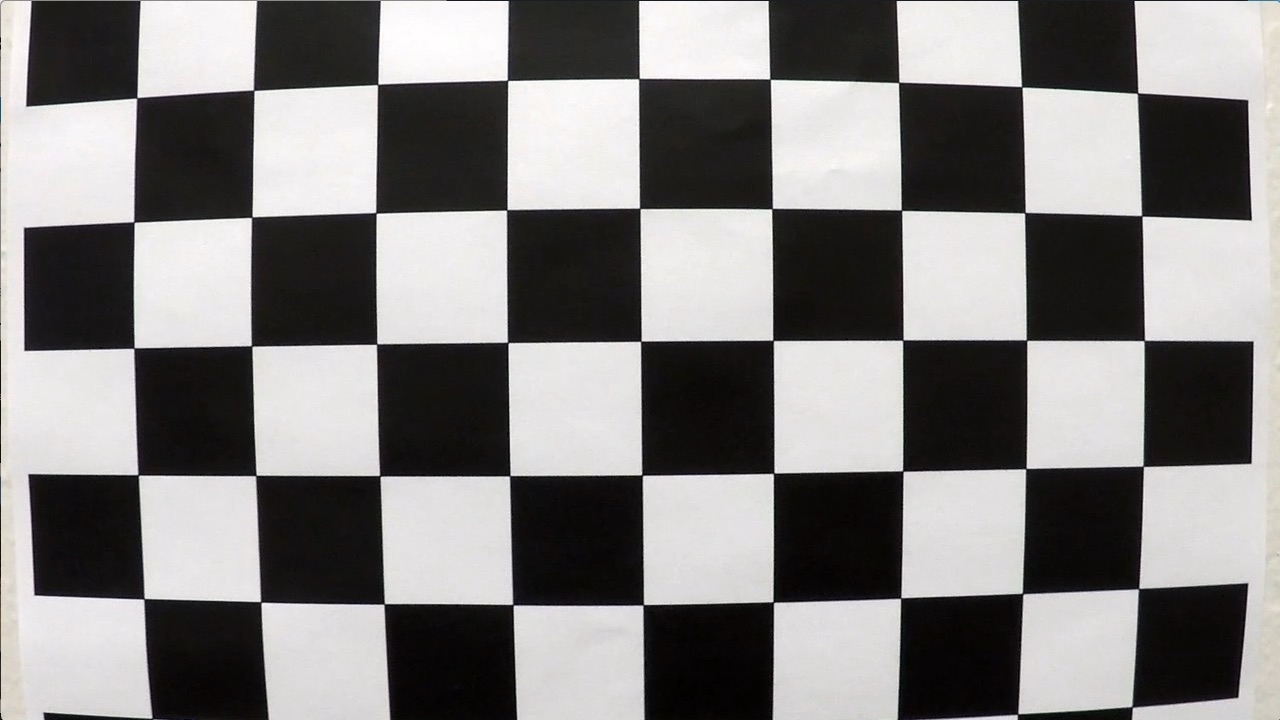
#> input picture camera_cal/calibration1.jpg, 1280 x 720 px
$ python test_single_image.py   (older library calls are emulated)
#> lines starting #> are read from the running program, lines starting #| are printed output that depends on the picture; after the words box and inside, x2 and y2 are one past the last pixel; in counts of white or black regions, pixels touching at a corner belong together
### camera_calibration.py
import platform
import glob
import numpy as np
import cv2


class CameraCalibration():
    def __init__(self, images_path):
        self.intrinsic_mat = None
        self.dist_paras = None
        self.image_paths = glob.glob(images_path + '*.jpg')

    def calibrate(self):
        objp = np.zeros((6 * 9, 3), np.float32)
        objp[:, :2] = np.mgrid[0:9, 0:6].T.reshape(-1, 2)

        object_points = []
        img_points = []

        for idx, img_path in enumerate(self.image_paths):
            img = cv2.imread(img_path)
#> img is the input picture: shape (720, 1280, 3); mean B, G, R 127.8, 128.4, 130.1
            gray = cv2.cvtColor(img, cv2.COLOR_BGR2GRAY)

            # find corners
            ret, corners = cv2.findChessboardCorners(gray, (9, 6), None)
#> ret = False; corners = None

            if ret is True:
                object_points.append(objp)
                img_points.append(corners)

                cv2.drawChessboardCorners(img, (9, 6), corners, ret)
                if platform.system() == 'Windows':
                    write_name = './output_images/draw_' + img_path[img_path.rfind('\\') + 1:]
                else:
                    write_name = './output_images/draw_' + img_path[img_path.rfind('/') + 1:]
                cv2.imwrite(write_name, img)
#> pass 2 of the loop in calibrate, `for idx, img_path in enumerate(self.image_paths):`:
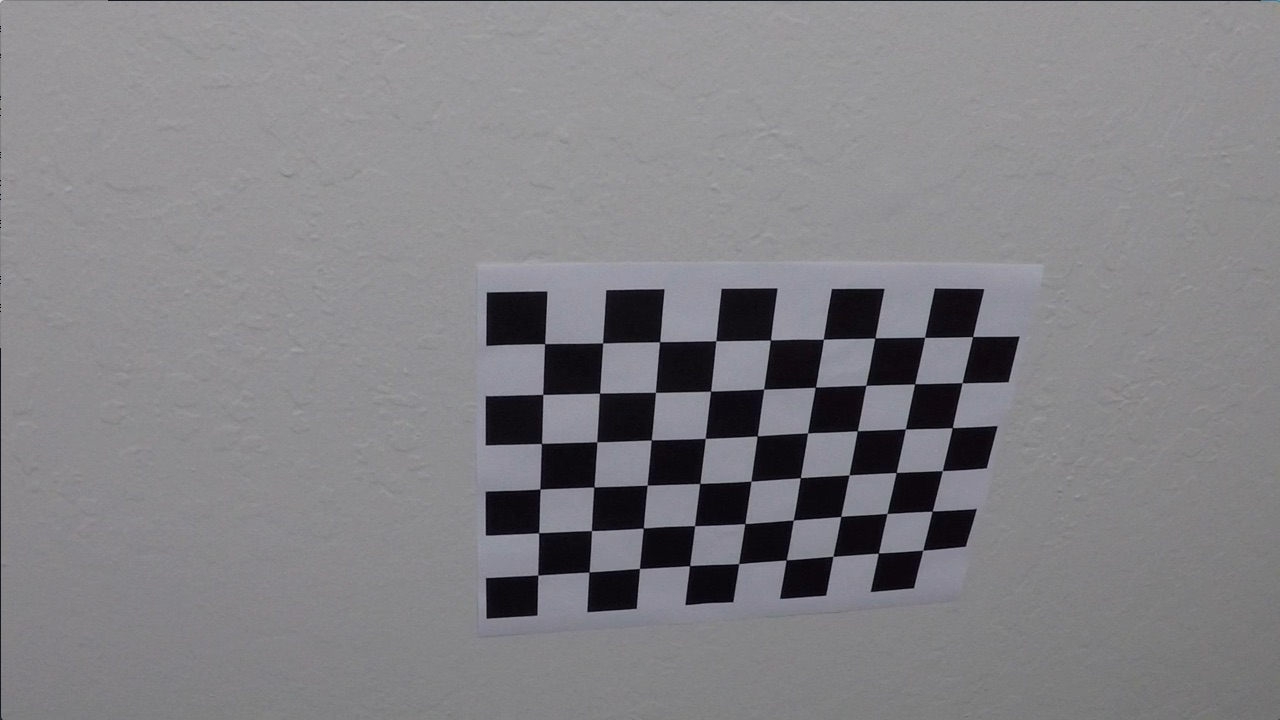
#> input picture camera_cal/calibration10.jpg, 1280 x 720 px
#> in calibrate, img is the input picture: shape (720, 1280, 3); mean B, G, R 133.1, 129.4, 130.2
#> in calibrate, `ret, corners = cv2.findChessboardCorners(gray, (9, 6), None)`: ret = True; corners = 54 rows, first 8: [545.3, 343.1], [602.7, 342.8], [660.1, 341.3], [715.8, 340.7], [770.6, 340], [823.5, 339.2], [874.3, 338.5], [925.1, 337.4]
#> in calibrate, `cv2.drawChessboardCorners(img, (9, 6), corners, ret)`:
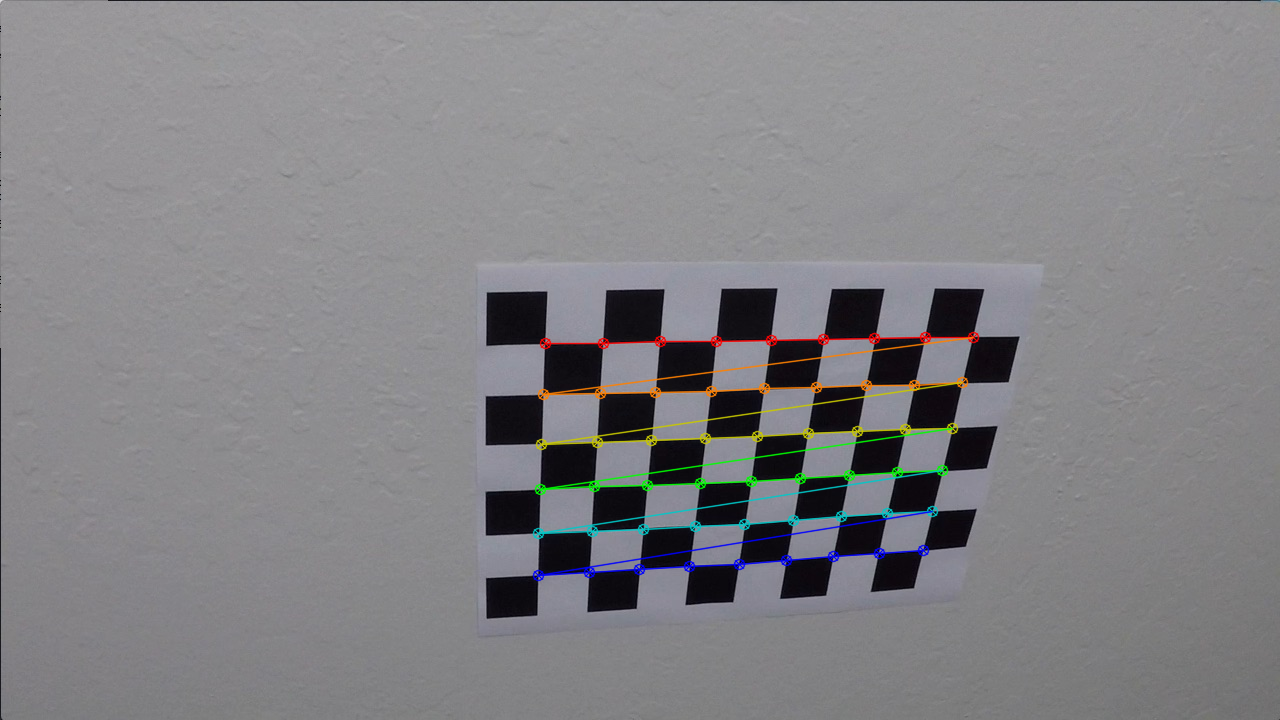
#> img: shape (720, 1280, 3); 1.91% of pixels changed, all inside (x1, y1, x2, y2) = (532, 331, 980, 582)

        #         calibrate
        test_img = cv2.imread('./camera_cal/calibration1.jpg')
        img_size = (test_img.shape[1], test_img.shape[0])
        ret, self.intrinsic_mat, self.dist_paras, rvecs, tves = cv2.calibrateCamera(object_points, img_points, img_size,
                                                                                    None, None)
#> ret = 0.644; self.intrinsic_mat = [[1057.6, 0, 691.1], [0, 1058.6, 278], [0, 0, 1]]; self.dist_paras = [[-0.322, 0.709, 0.013, 0.00946, -1.02]]; rvecs = ([0.424, -0.236, 0.0488], [-0.024, 0.4, -0.0295]); tves = ([-2.48, 1.1, 17.79], [-17.95, -0.401, 29.17])

        # [11 lines of commented-out code are left out]

        print('Camera calibration finished! Press any key to continue.')

    # [10 lines left out: function undistort_images, not called in this run]

    def distort_correction(self, img):
        undist = cv2.undistort(img, self.intrinsic_mat, self.dist_paras, None, self.intrinsic_mat)

        return undist


    def get_intrinsic(self):
        return self.intrinsic_mat

    def get_distortion_paras(self):
        return self.dist_paras


# [3 lines that do not run on import are left out]

### image_processing.py
import cv2
import numpy as np


def abs_sobel_thresh(img, sobel_kernel=3, orient='x', thresh_min=0, thresh_max=255):
    gray = cv2.cvtColor(img, cv2.COLOR_BGR2GRAY)
    if (orient == 'x'):
        sobel = cv2.Sobel(gray, cv2.CV_64F, 1, 0, ksize=sobel_kernel)
    else:
        sobel = cv2.Sobel(gray, cv2.CV_64F, 0, 1, ksize=sobel_kernel)
    sobel_absolute = np.absolute(sobel)
    scaled = np.uint8(255 * sobel_absolute / np.max(sobel_absolute))
    binary = np.zeros_like(scaled)
    binary[(scaled >= thresh_min) & (scaled <= thresh_max)] = 255

    return binary


def mag_thresh(img, sobel_kernel=3, thresh=(0, 255)):
    gray = cv2.cvtColor(img, cv2.COLOR_BGR2GRAY)
    sobel_x = cv2.Sobel(gray, cv2.CV_64F, 1, 0, ksize=sobel_kernel)
    sobel_y = cv2.Sobel(gray, cv2.CV_64F, 0, 1, ksize=sobel_kernel)
    sobel_mag = np.sqrt(np.multiply(sobel_x, sobel_x) + np.multiply(sobel_y, sobel_y))
    scaled_mag = 255 * sobel_mag / np.max(sobel_mag)
    binary_output = np.zeros_like(scaled_mag)
    binary_output[(scaled_mag > thresh[0]) & (scaled_mag < thresh[1])] = 255

    return binary_output


def dir_threshold(img, sobel_kernel=3, thresh=(0, np.pi / 2)):
    gray = cv2.cvtColor(img, cv2.COLOR_BGR2GRAY)
    sobel_x = np.abs(cv2.Sobel(gray, cv2.CV_64F, 1, 0, ksize=sobel_kernel))
    sobel_y = np.abs(cv2.Sobel(gray, cv2.CV_64F, 0, 1, ksize=sobel_kernel))
    direction = np.arctan2(sobel_y, sobel_x)
    threshed_direction = np.zeros_like(direction)
    threshed_direction[(direction > thresh[0]) & (direction < thresh[1])] = 255

    return threshed_direction


# [7 lines left out: function hls_s_threshold, not called in this run]


def hsv_s_threshold(img, thresh=(0, 255)):
    hls = cv2.cvtColor(img, cv2.COLOR_BGR2HSV)
    s_channel = hls[:, :, 1]
    binary = np.zeros_like(s_channel)
    binary[(s_channel > thresh[0]) & (s_channel <= thresh[1])] = 255

    return binary


# [7 lines left out: function hsv_v_threshold, not called in this run]


def perspective_transfrom(img, src_points, dst_points):
    img_size = img.shape[1::-1]
    transformation = cv2.getPerspectiveTransform(src_points, dst_points)
    perspective_transformed = cv2.warpPerspective(img, transformation, img_size)
    Minv = cv2.getPerspectiveTransform(dst_points, src_points)
    # aa = cv2.warpPerspective(perspective_transformed, Minv, img_size)
    # cv2.imshow('aa', aa)
    # cv2.waitKey(0)
    return perspective_transformed, Minv


# [48 lines left out: functions get_warpback_overlay_img, add_img_info, not called in this run]

### test_single_image.py
import cv2
from camera_calibration import CameraCalibration
import image_processing as imgproc
import numpy as np
from line import Line

scaled_size = 1
image_size = (int(1280 * scaled_size), int(720 * scaled_size))
offset = image_size[1] * 0.3

file_name = './output_images/undist_straight_lines1.jpg'

calibration = CameraCalibration('camera_cal/')
calibration.calibrate()
intrinsic_mat = calibration.get_intrinsic()
#> intrinsic_mat = [[1057.6, 0, 691.1], [0, 1058.6, 278], [0, 0, 1]]
dist_paras = calibration.get_distortion_paras()
#> dist_paras = [[-0.322, 0.709, 0.013, 0.00946, -1.02]]

perspective_src_points = scaled_size * np.float32(
    [[233, 694], [595, 450], [686, 450], [1073, 694]])  # These points are manually selected
perspective_dst_points = np.float32([[offset, image_size[1]], [offset, 0],
                                     [image_size[0] - offset, 0], [image_size[0] - offset, image_size[1]]])

#######################
img = cv2.imread(file_name)
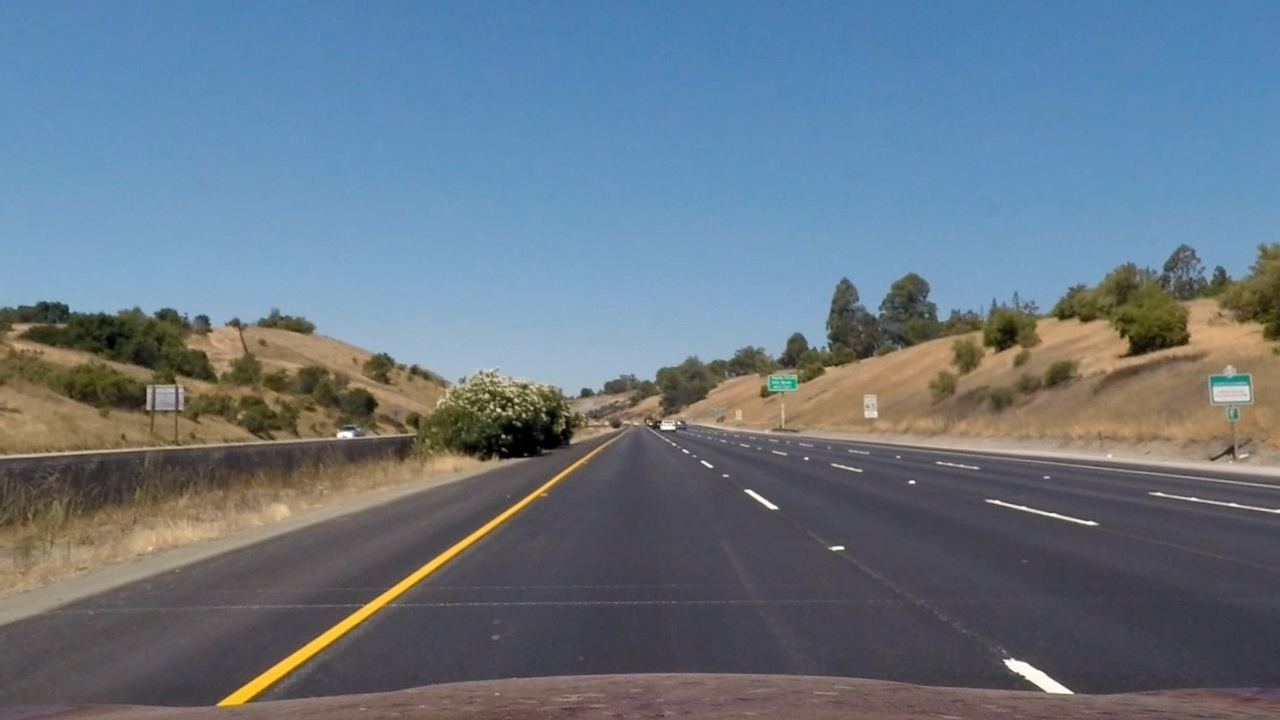
#> input picture output_images/undist_straight_lines1.jpg, 1280 x 720 px
#> img is the input picture: shape (720, 1280, 3); mean B, G, R 131.6, 118.3, 103.6
undist = calibration.distort_correction(img)
undist = cv2.resize(undist, (0, 0), fx=scaled_size, fy=scaled_size)

hls = cv2.cvtColor(undist, cv2.COLOR_BGR2HSV)
#> hls: shape (720, 1280, 3); mean H, S, V 88.8, 82.6, 143.4
h = hls[:, :, 0]
s = hls[:, :, 1]
v = hls[:, :, 2]
s_bin = np.zeros_like(s)
s_bin[(s >= 100) & (s <= 255)] = 255
v_bin = np.zeros_like(v)
v_bin[(v >= 80) & (v <= 255)] = 255

gray = cv2.cvtColor(undist, cv2.COLOR_BGR2GRAY)
gray_bin = np.zeros_like(gray)

gray_bin[gray > 70] = 255
sobel_x_bin = imgproc.abs_sobel_thresh(undist, orient='x', sobel_kernel=5, thresh_min=20, thresh_max=100)
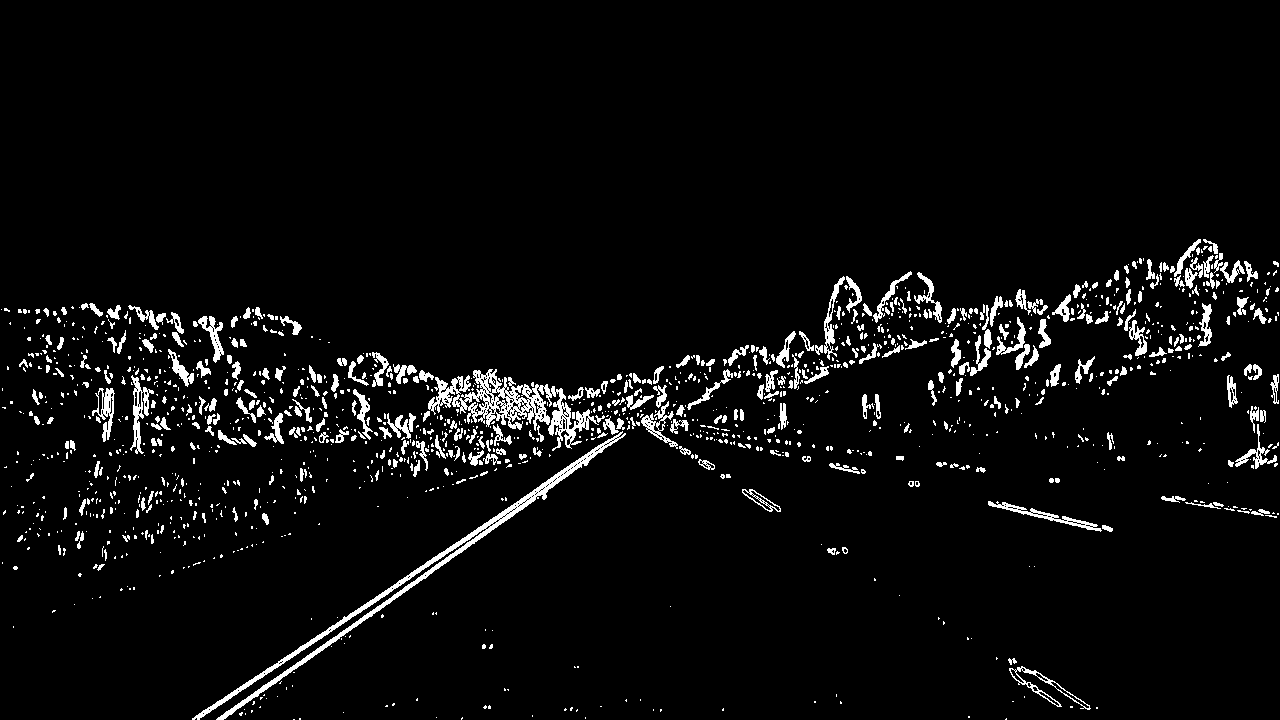
#> sobel_x_bin: shape (720, 1280); 4.5% white; 1468 white regions (1105 under 20 px), largest, box (x1, y1, x2, y2) and area: (192, 431, 626, 720) 4378, (428, 369, 599, 451) 4031, (988, 501, 1102, 532) 613
sobel_y_bin = imgproc.abs_sobel_thresh(undist, orient='y', thresh_min=20, thresh_max=100)
#> sobel_y_bin: shape (720, 1280); 6.7% white; 1807 white regions (1471 under 20 px), largest, box (x1, y1, x2, y2) and area: (192, 384, 1280, 719) 10697, (427, 368, 639, 431) 4132, (0, 445, 571, 635) 3456
mag_bin = imgproc.mag_thresh(undist, sobel_kernel=5, thresh=(30, 100))
#> mag_bin: shape (720, 1280) float64; 6.4% white; 898 white regions (722 under 20 px), largest, box (x1, y1, x2, y2) and area: (0, 238, 1280, 720) 31742, (831, 443, 1280, 494) 3190, (285, 667, 1062, 719) 2514
dir_bin = imgproc.dir_threshold(undist, sobel_kernel=5, thresh=(0.7, 1.3))
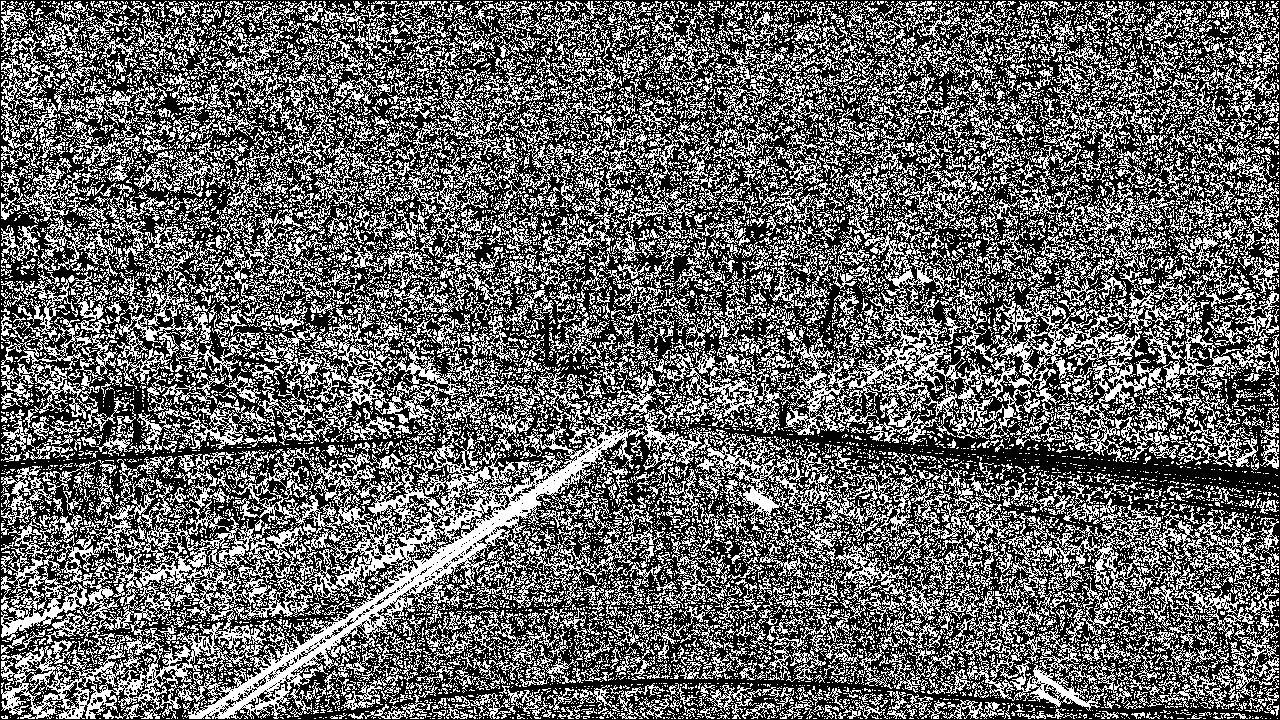
#> dir_bin: shape (720, 1280) float64; 39.5% white in thin lines or dots
s_channel_bin = imgproc.hsv_s_threshold(undist, thresh=(80, 255))
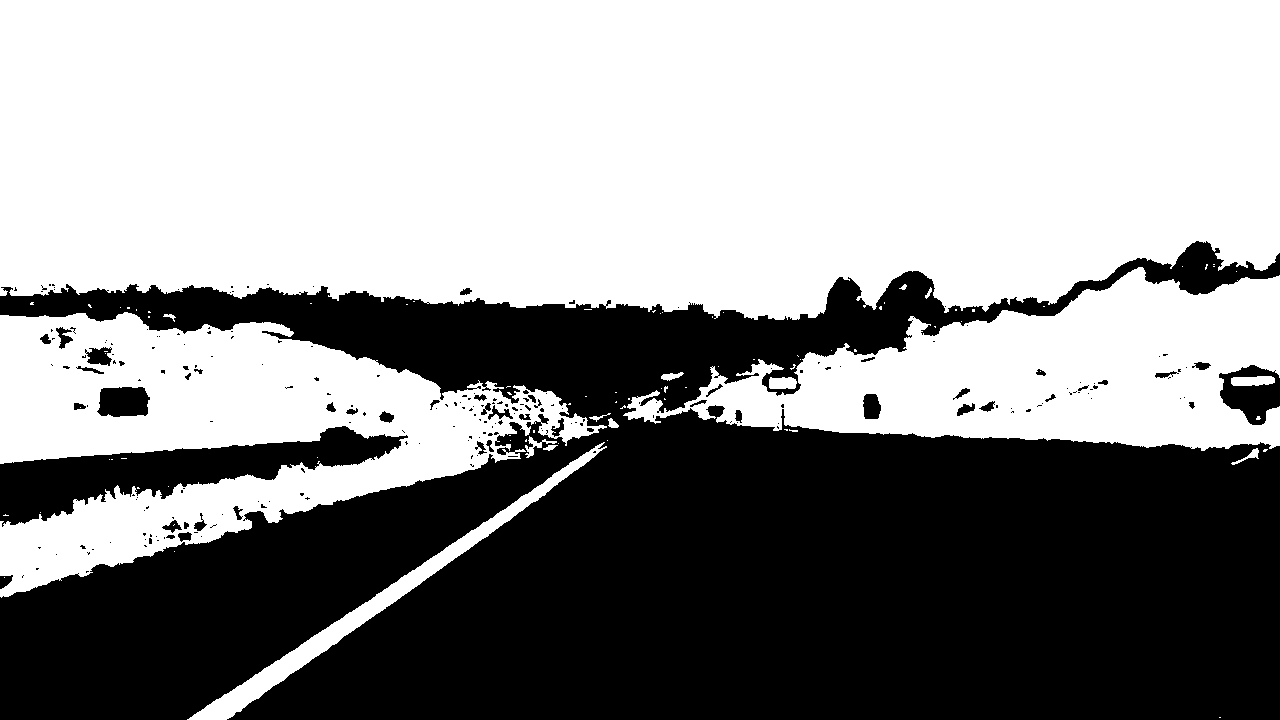
#> s_channel_bin: shape (720, 1280); 56.9% white; 231 black regions (183 under 20 px), largest, box (x1, y1, x2, y2) and area: (0, 241, 1280, 720) 374309, (0, 426, 408, 527) 15216, (1219, 365, 1280, 425) 2144

combine = np.zeros_like(sobel_x_bin)
combine[(v_bin == 255) & ((sobel_x_bin == 255) | (s_channel_bin == 255))] = 255

bird_view_img_binary = imgproc.perspective_transfrom(combine, perspective_src_points, perspective_dst_points)

#> (the run stopped early here; a loop or call above may not have finished)
